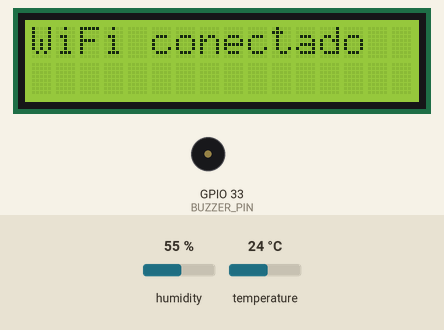
Recording of a sketch running on a simulated ESP32. Parts: 16×2 character LCD, buzzer (waves = sounding, pin HIGH). The inputs (shaded band) are chosen by the test bench; at power-on: temperature 24 °C, humidity 55 %. WiFi joins after 1.5 s; servers stay silent unless stated; uploads are accepted with an empty reply; what the sketch prints to the serial monitor is not drawn. At 11.0 s the program puts the board to deep sleep or switches it off; the recording ends there.

Above: at 1.9 s.
At 4.0 s:
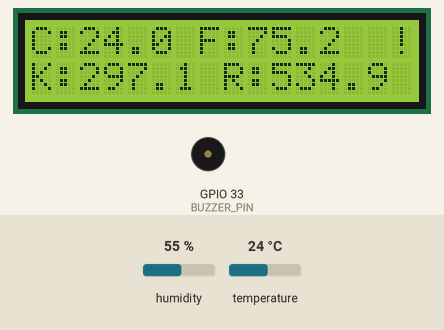
4.1 s: temperature set to 28 °C
At 6.65 s:
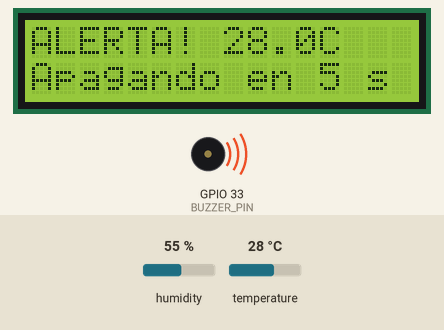
At 7.4 s:
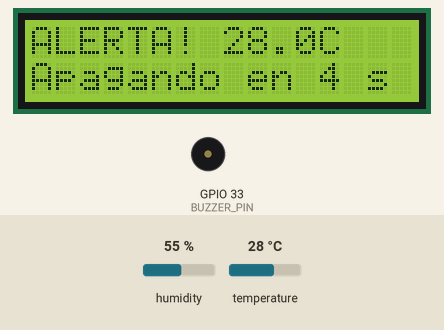
Timing chart, 0 to 11.0 s (numbered marks = the images above; inputs shaded):
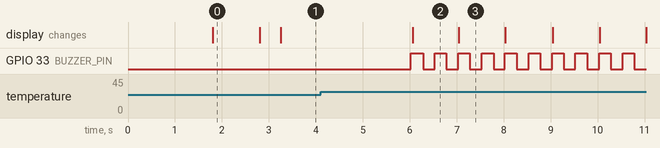

Measured:
- after the input at 4.1 s, GPIO 33 (BUZZER_PIN): alternates HIGH for 0.25 s and LOW for 0.25 s, starting after 1.9 s; the display: changes after 2.0 s (image 2)
- what the display in image 0 shows lasts 1.0 s, from 1.8 s to 2.8 s

The sketch:

esp32_supabase.ino
```cpp
#include <Wire.h>
#include <Adafruit_Sensor.h>
#include <DHT.h>
#include <LiquidCrystal_I2C.h>
#include <WiFi.h>
#include <WiFiClientSecure.h>
#include <HTTPClient.h>
#include "driver/rtc_io.h"
#include "esp_sleep.h"

#define DHTPIN 18
#define DHTTYPE DHT11
DHT dht(DHTPIN, DHTTYPE);

LiquidCrystal_I2C lcd(0x27, 16, 2);

const uint8_t BUZZER_PIN = 33;
const gpio_num_t BOTON_WAKE_PIN = GPIO_NUM_4;

const char* ssid = "SSID";
const char* cont = "CONTRASENA";

const char* SUPABASE_URL = "URL_TABLA";
const char* SUPABASE_KEY = "PUBISHABLE_KEY";

const float TEMP_UMBRAL = 24.0;
const unsigned long DURACION_ALERTA = 5000;

const unsigned long INTERVALO_LECTURA = 3000;
const unsigned long INTERVALO_ENVIO   = 3000;

unsigned long ultimaLectura = 0;
unsigned long ultimoEnvio = 0;
bool primerEnvio = true;
char estadoEnvio = ' ';

float tC, tF, tK, tR;

bool leerTemperaturas() {
  float c = dht.readTemperature();
  if (isnan(c)) return false;

  tC = c;
  tF = c * 1.8f + 32.0f;
  tK = c + 273.15f;
  tR = c * 1.8f + 491.67f;
  return true;
}

void lcdLinea(uint8_t fila, const char* texto) {
  char buf[17];
  snprintf(buf, sizeof(buf), "%-16s", texto);
  lcd.setCursor(0, fila);
  lcd.print(buf);
}

void mostrarError() {
  lcd.clear();
  lcd.setCursor(0, 0);
  lcd.print("No se puede");
  lcd.setCursor(0, 1);
  lcd.print("leer sensor");
}

void mostrarLCD() {
  char tmp[17], linea[17];

  snprintf(tmp, sizeof(tmp), "C:%.1f F:%.1f", tC, tF);
  snprintf(linea, sizeof(linea), "%-15s%c", tmp, estadoEnvio);
  lcd.setCursor(0, 0);
  lcd.print(linea);

  snprintf(tmp, sizeof(tmp), "K:%.1f R:%.1f", tK, tR);
  lcdLinea(1, tmp);
}

const char* nombreEstadoWiFi(wl_status_t s) {
  switch (s) {
    case WL_NO_SSID_AVAIL:   return "SSID no encontrado";
    case WL_CONNECT_FAILED:  return "Fallo al conectar";
    case WL_CONNECTION_LOST: return "Conexion perdida";
    case WL_DISCONNECTED:    return "Desconectado";
    case WL_IDLE_STATUS:     return "En espera";
    case WL_CONNECTED:       return "Conectado";
    default:                 return "Desconocido";
  }
}

void conectarWiFi() {
  if (WiFi.status() == WL_CONNECTED) return;

  lcd.clear();
  lcd.setCursor(0, 0);
  lcd.print("Conectando WiFi");

  WiFi.disconnect(true);
  delay(200);
  WiFi.mode(WIFI_STA);
  WiFi.begin(ssid, cont);

  unsigned long inicio = millis();
  while (WiFi.status() != WL_CONNECTED && millis() - inicio < 15000) {
    delay(250);
  }

  wl_status_t estado = WiFi.status();
  lcd.clear();
  if (estado == WL_CONNECTED) {
    Serial.print("WiFi OK, IP: ");
    Serial.println(WiFi.localIP());
    lcd.print("WiFi conectado");
  } else {
    Serial.printf("No se pudo conectar. Estado: %s (%d)\n", nombreEstadoWiFi(estado), estado);
    WiFi.disconnect(true);
    lcd.print("WiFi fallo");
  }
  delay(1000);
  lcd.clear();
}

int enviarASupabase(bool alarma) {
  WiFiClientSecure client;
  client.setInsecure();

  HTTPClient http;
  if (!http.begin(client, SUPABASE_URL)) return -1;
  http.setTimeout(10000);

  http.addHeader("Content-Type", "application/json");
  http.addHeader("apikey", SUPABASE_KEY);
  http.addHeader("Prefer", "return=minimal");

  char body[160];
  snprintf(body, sizeof(body),
           "{\"temp_c\":%.2f,\"temp_f\":%.2f,\"temp_k\":%.2f,\"temp_r\":%.2f,\"alarma\":%s}",
           tC, tF, tK, tR, alarma ? "true" : "false");

  int code = http.POST(body);
  if (code < 0) {
    Serial.printf("Error HTTP: %s\n", http.errorToString(code).c_str());
  } else if (code != 201) {
    Serial.printf("Supabase respondió %d: %s\n", code, http.getString().c_str());
  }
  http.end();
  return code;
}

void alertaYDormir() {
  unsigned long inicio = millis();
  Serial.println("¡ALERTA! Temperatura sobre el umbral");

  digitalWrite(BUZZER_PIN, HIGH);
  lcd.clear();
  char tmp[17];
  snprintf(tmp, sizeof(tmp), "ALERTA! %.1fC", tC);
  lcdLinea(0, tmp);
  lcdLinea(1, "Apagando en 5 s");

  if (WiFi.status() == WL_CONNECTED) {
    int code = enviarASupabase(true);
    Serial.printf("Envío de alerta -> código %d\n", code);
  }

  int segAnterior = -1;
  while (millis() - inicio < DURACION_ALERTA) {
    unsigned long transcurrido = millis() - inicio;

    digitalWrite(BUZZER_PIN, ((transcurrido / 250) % 2 == 0) ? HIGH : LOW);

    int restantes = (DURACION_ALERTA - transcurrido + 999) / 1000;
    if (restantes != segAnterior) {
      segAnterior = restantes;
      snprintf(tmp, sizeof(tmp), "Apagando en %d s", restantes);
      lcdLinea(1, tmp);
    }
    delay(10);
  }

  digitalWrite(BUZZER_PIN, LOW);
  gpio_hold_en((gpio_num_t)BUZZER_PIN);
  gpio_deep_sleep_hold_en();

  lcd.clear();
  lcd.noBacklight();
  WiFi.disconnect(true);
  WiFi.mode(WIFI_OFF);

  rtc_gpio_pullup_en(BOTON_WAKE_PIN);
  rtc_gpio_pulldown_dis(BOTON_WAKE_PIN);
  esp_sleep_enable_ext0_wakeup(BOTON_WAKE_PIN, 0);

  Serial.println("Entrando en deep sleep...");
  Serial.flush();
  esp_deep_sleep_start();
}

void setup() {
  Serial.begin(115200);

  gpio_hold_dis((gpio_num_t)BUZZER_PIN);
  gpio_deep_sleep_hold_dis();
  pinMode(BUZZER_PIN, OUTPUT);
  digitalWrite(BUZZER_PIN, LOW);

  dht.begin();

  lcd.init();
  lcd.backlight();

  if (esp_sleep_get_wakeup_cause() == ESP_SLEEP_WAKEUP_EXT0) {
    Serial.println("Despertó por botón");
    lcd.clear();
    lcd.print("Despertando...");
    delay(800);
  }

  conectarWiFi();
}

void loop() {
  unsigned long ahora = millis();
  if (ahora - ultimaLectura < INTERVALO_LECTURA) return;
  ultimaLectura = ahora;

  if (!leerTemperaturas()) {
    mostrarError();
    return;
  }

  Serial.printf("C=%.2f F=%.2f K=%.2f R=%.2f\n", tC, tF, tK, tR);

  if (tC > TEMP_UMBRAL) {
    alertaYDormir();
  }

  if (primerEnvio || ahora - ultimoEnvio >= INTERVALO_ENVIO) {
    primerEnvio = false;
    ultimoEnvio = ahora;

    conectarWiFi();
    if (WiFi.status() == WL_CONNECTED) {
      int code = enviarASupabase(false);
      estadoEnvio = (code == 201) ? '*' : '!';
      Serial.printf("Envío -> código %d\n", code);
    } else {
      estadoEnvio = '!';
    }
  }

  mostrarLCD();
}
```
